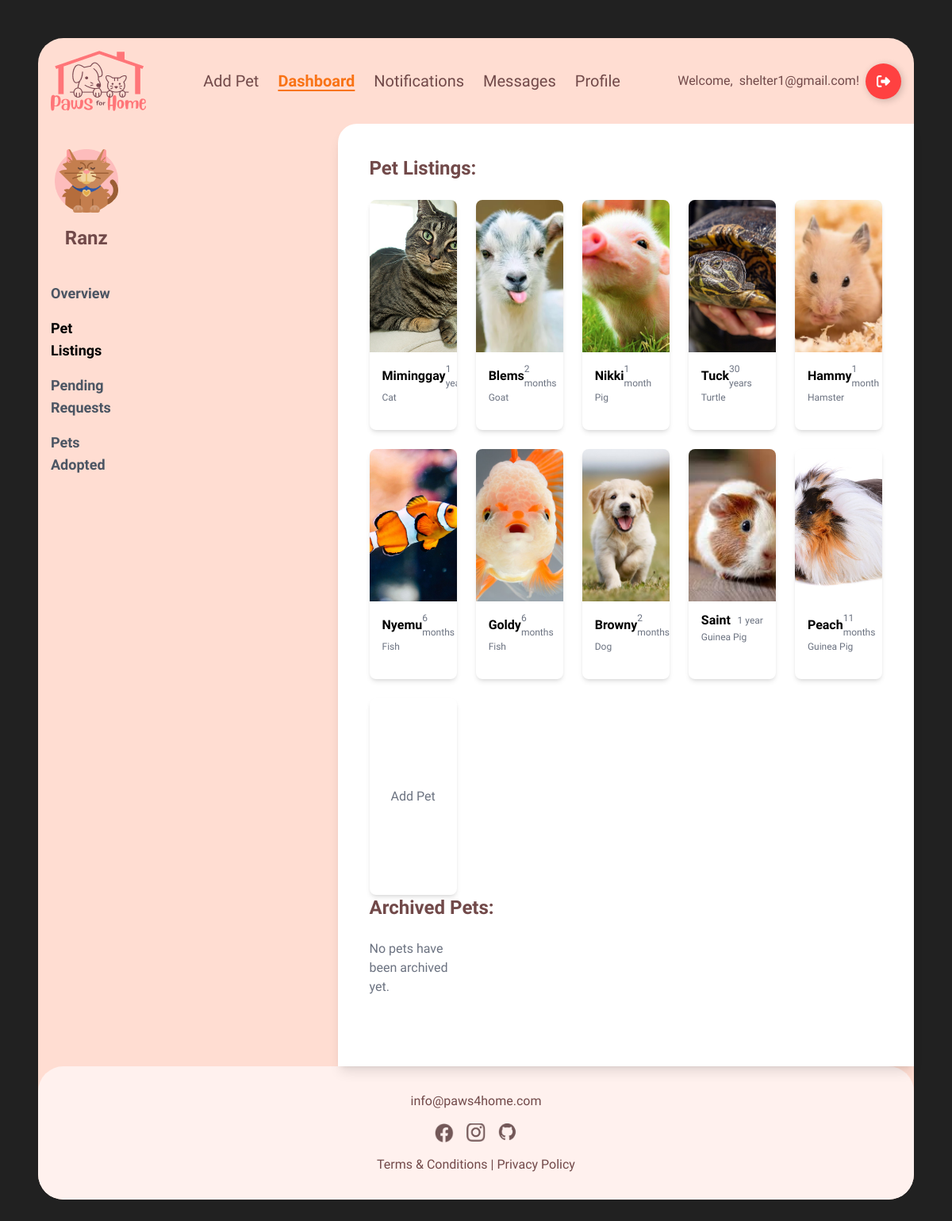
Page /pet_listings/ (signed in) on the earlier database version.
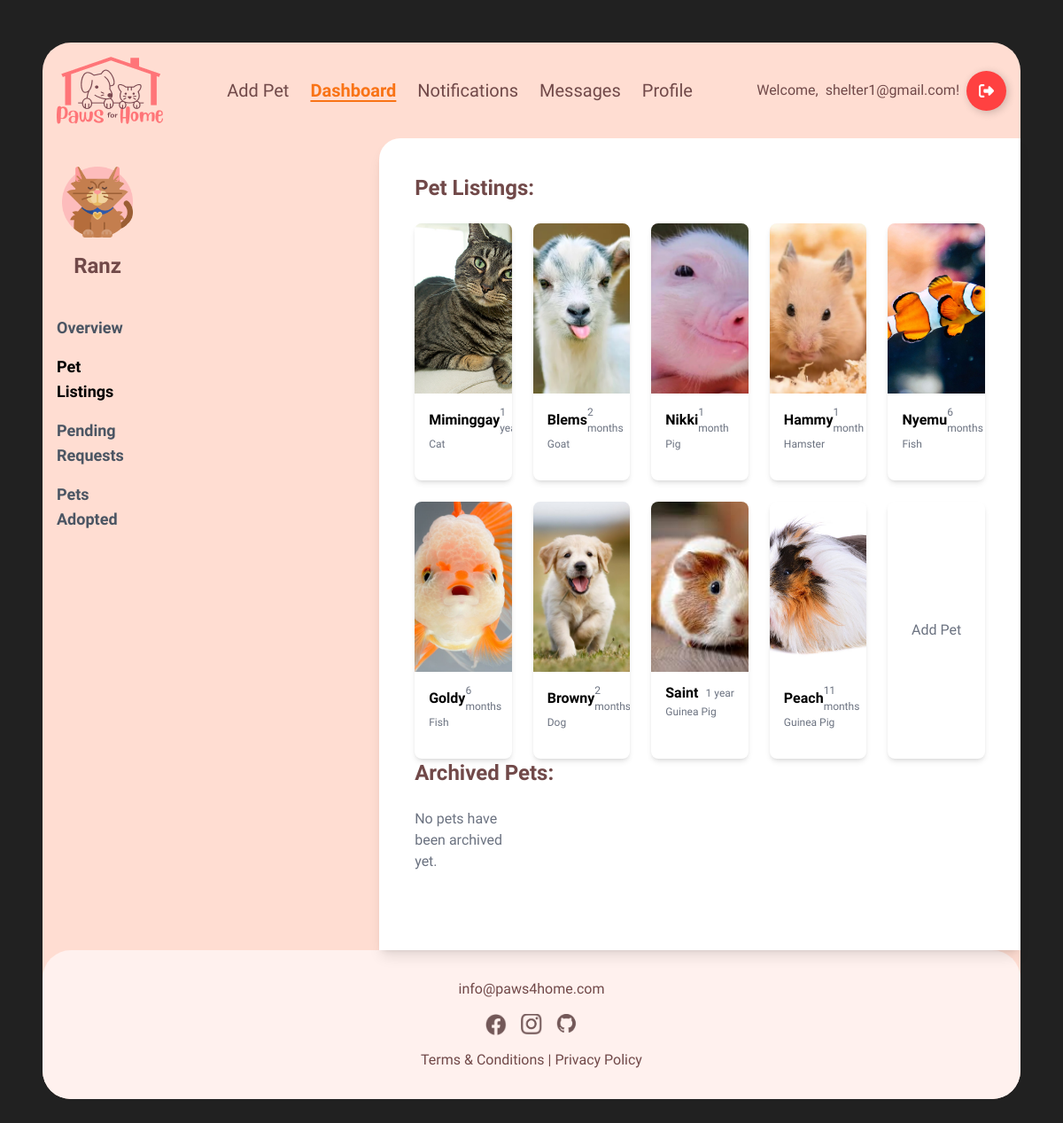
Same page on the later database version.
### main/models.py (models this page shows, shortened)
class Account(AbstractBaseUser, PermissionsMixin):
    account_type = models.CharField(max_length=10)
    first_name = models.CharField(max_length=100, blank=True, null=True)
    last_name = models.CharField(max_length=100, blank=True, null=True)
    birth_date = models.DateField(blank=True, null=True)
    phone_number = models.IntegerField(blank=True, null=True)
    email = models.EmailField(max_length=100, unique=True)
    password = models.TextField()
    address = models.TextField(blank=True, null=True)
    image = models.ImageField(upload_to='main/', default='main/shelterlogo.png')
    last_login = models.DateTimeField(blank=True, null=True)
    is_active = models.BooleanField(default=True)
    is_staff = models.BooleanField(default=False)
    objects = AccountManager()
    USERNAME_FIELD = 'email'
    REQUIRED_FIELDS = []

### pets/models.py (models this page shows, shortened)
class Pet(models.Model):
    STATUS_CHOICES = [
        (1, 'Available'),
        (2, 'Adopted'),
    ]
    TYPE_CHOICES = [
    ('Dog', 'Dog'),
    ('Cat', 'Cat'),
    ('Bird', 'Bird'),
    ('Fish', 'Fish'),
    ('Rabbit', 'Rabbit'),
    ('Hamster', 'Hamster'),
    ('Guinea Pig', 'Guinea Pig'),
    ('Frog', 'Frog'),
    ('Ferret', 'Ferret'),
    ('Chinchilla', 'Chinchilla'),
    ('Hedgehog', 'Hedgehog'),
    ('Mouse', 'Mouse'),
    ('Rat', 'Rat'),
    ('Turtle', 'Turtle'),
    ('Snake', 'Snake'),
    ('Lizard', 'Lizard'),
    ('Parrot', 'Parrot'),
    ('Canary', 'Canary'),
    ('Budgerigar', 'Budgerigar'),
    ('Cockatoo', 'Cockatoo'),
    ('Macaw', 'Macaw'),
    ('Lovebird', 'Lovebird'),
    ('Quail', 'Quail'),
    ('Duck', 'Duck'),
    ('Chicken', 'Chicken'),
    ('Goat', 'Goat'),
    ('Pig', 'Pig'),
    ('Spider', 'Spider'),
    ('Tarantula', 'Tarantula'),
    ('Other', 'Other'),
    ]
    name = models.CharField(max_length=100)
    image = models.ImageField(upload_to='pets/', default='pets/default_pet.jpg')
    type = models.CharField(choices=TYPE_CHOICES, max_length=20, default='other')
    age_years = models.IntegerField(default=0)
    age_months = models.IntegerField(default=0)
    description = models.TextField(blank=True,null=True)
    location = models.TextField(blank=True,null=True, default='N/A')
    breed = models.CharField(max_length=50, blank=True, null=True)
    adoption_fee = models.IntegerField(default=0, blank=True)
    status = models.IntegerField(choices=STATUS_CHOICES, default=1)
    created_at = models.DateTimeField(auto_now_add=True)
    owner = models.ForeignKey(settings.AUTH_USER_MODEL, on_delete=models.CASCADE, null=True)
    is_deleted = models.BooleanField(default=False)

### main/decorators.py (the view)
    def _wrapped_view(request, *args, **kwargs):
        if request.user.account_type != 'shelter':
            return render(request, '403.html', {}, status=403)
        return view_func(request, *args, **kwargs)

### pets/views.py (called while the page is built)
@login_required
@shelter_required
def my_pets(request):
    pets = Pet.objects.filter(owner=request.user,is_deleted=False)
    deleted_pets = Pet.objects.filter(owner=request.user,is_deleted=True)
    context = {
        'pets': pets,
        'deleted_pets': deleted_pets,
    }
    return render(request, 'shelterdashboard/pet_listings.html', context)

### main/templates/shelterdashboard/pet_listings.html (shortened to what this page needs)
{% extends "base.html" %}
{% block content %}
{% load static %}
<header>
    <nav class="flex items-center justify-between p-4 max-w-7xl mx-auto">
        <div class="flex items-center">
            <a href="{% url 'main:home' %}">
                <img src="{% static 'images/paws4homelogo.png' %}" alt="logo">
            </a>
        </div>
        <div class="flex items-center space-x-6">
            {% if request.user.account_type == 'user' %}
                <a href="{% url 'pets:list_pet' %}" class="text-xl font-medium relative group hover:text-orange-500">
                  Browse
                  <span class="absolute left-0 bottom-0 w-0 h-0.5 bg-orange-500 transition-all duration-300 group-hover:w-full"></span>
              </a>
                <a href="{% url 'main:user_dashboard' %}" class="text-xl font-medium relative group hover:text-orange-500">
                    Dashboard
                    <span class="absolute left-0 bottom-0 w-0 h-0.5 bg-orange-500 transition-all duration-300 group-hover:w-full"></span>
                </a>
            {% else %}
            <a href="{% url 'pets:add_pet' %}" class="text-xl font-medium relative group hover:text-orange-500">
              Add Pet
          </a>
            <span class="text-xl text-orange-500 font-semibold underline underline-offset-4">Dashboard</span>
            {% endif %}
            <a href="{% url 'main:notifications' %}" class="text-xl font-medium relative group hover:text-orange-500">
                Notifications
            </a>
            <a href="{% url 'main:conversations_list' %}" class="text-xl font-medium relative group hover:text-orange-500">
                Messages
            </a>
            <a href="{% url 'main:profile' %}" class="text-xl font-medium relative group hover:text-orange-500">
                Profile
            </a>
        </div>
            <div class="flex items-center space-x-4">
                {% if request.user.is_authenticated %}
                <div class="group flex items-center space-x-2">
                    <div class="opacity-100 transition-opacity duration-500 ease-in-out group-hover:opacity-0 ">
                        Welcome,
                    </div>
                    <div class="transition-font duration-500 ease-in-out group-hover:font-bold space-x-2">
                    {{ request.user.email }}!
                    </div>
                    <a href="{% url 'main:logout_account' %}">
                        <button class="BtnLogout">
                            <div class="sign">
                            </div>
                        </button>
                    </a>
                </div>
                {% endif %}
            </div>
    </nav>
</header>
  <div class="flex flex-grow">
    <aside class="bg-[#FFDDD2] w-64 py-8 px-4 flex flex-col ">
      <div class="flex items-center justify-center">
        <img src="{% static 'images/shelterlogo.png' %}" alt="Shelter Logo" class="h-20">
      </div>
      <h1 class="text-2xl font-bold text-center mt-4">{{ request.user.first_name }}</h1>
      <nav class="mt-10">
        <ul class="space-y-4">
          <li><a href="{% url 'main:shelterdashboard' %}" class="block text-lg text-gray-600 hover:text-[#F2968F] font-bold">Overview</a></li>
          <li><span class="block text-lg text-black font-bold">Pet Listings</span></li>
          <li><a href="{% url 'main:pending_requests' %}" class="block text-lg text-gray-600 hover:text-[#F2968F] font-bold">Pending Requests</a></li>
          <li><a href="{% url 'main:petsadopted' %}" class="block text-lg text-gray-600 hover:text-[#F2968F] font-bold">Pets Adopted</a></li>
        </ul>
      </nav>
    </aside>
    <main class="flex-grow bg-white ml-64 p-10 rounded-tl-3xl shadow-lg max-w-[90%] xl:max-w-[85%] mx-auto">
      <section class="mb-12">
        <h3 class="text-2xl font-bold mb-6">Pet Listings:</h3>
        <div class="grid grid-cols-5 gap-6">
          {% for pet in pets %}
          <div class="bg-white rounded-lg shadow-md overflow-hidden cursor-pointer relative"
     data-pet-id="{{ pet.id }}"
     onclick="showPetModal('{{ pet.id }}', '{{ pet.name }}', '{{ pet.created_at }}', '{{ pet.age_years }}', '{{ pet.age_months }}', '{{ pet.type }}', '{{ pet.description }}', '{{ pet.image.url }}')">
    <img src="{{ pet.image.url }}" alt="{{ pet.name }}" class="w-full h-48 object-cover">
    <div class="px-4 pt-3 pb-8">
        <div class="flex justify-between items-center">
            <h3 class="font-bold text-[16px] text-black">{{ pet.name }}</h3>
            <p class="text-gray-500 text-[12px]">
                {% if pet.age_years > 0 %}
                    {% if pet.age_years > 1 %}
                    {{ pet.age_years }} years
                    {% else %}
                    {{ pet.age_years }} year
                    {% endif %}
                {% else %}
                    {% if pet.age_months > 1 %}
                    {{ pet.age_months }} months
                    {% else %}
                    {{ pet.age_months }} month
                    {% endif %}
                {% endif %}
            </p>
        </div>
        <span class="text-gray-500 text-[12px] block mt-0">{{ pet.type }}</span>
    </div>
</div>
          {% empty %}
          <p class="text-gray-500">You have no pets listed for adoption.</p>
          {% endfor %}
          <a href="{% url 'pets:add_pet' %}" class="bg-white p-4 rounded-lg shadow-md flex items-center justify-center py-28">
            <span class="text-gray-500">Add Pet</span>
          </a>
        </div>
    <h3 class="text-2xl font-bold mb-6">Archived Pets:</h3>
    <div class="grid grid-cols-5 gap-6">
      {% for pet in deleted_pets %}
      <div class="bg-gray-200 rounded-lg shadow-md overflow-hidden cursor-pointer relative"
           onclick="showPetRestoreModal('{{ pet.id }}', '{{ pet.name }}', '{{ pet.created_at }}', '{{ pet.age_years }}', '{{ pet.age_months }}', '{{ pet.type }}', '{{ pet.description }}', '{{ pet.image.url }}', '{{ pet.restore_url }}')">
          <img src="{{ pet.image.url }}" alt="{{ pet.name }}" class="w-full h-48 object-cover opacity-50">
          <div class="px-4 pt-3 pb-8">
              <h3 class="font-bold text-[16px] text-gray-500">{{ pet.name }}</h3>
              <p class="text-gray-400 text-[12px]">Archived</p>
          </div>
      </div>
      {% empty %}
      <p class="text-gray-500">No pets have been archived yet.</p>
      {% endfor %}
  </div>
      </section>
    </main>
  </div>
{% endblock %}

### main/templates/base.html (shortened to what this page needs)
<!DOCTYPE html>
<html lang="en">
<head>
  <script src="https://cdn.tailwindcss.com"></script>
  {% load static %}
  <link rel="stylesheet" href="{% static 'css/landing_page.css' %}">
  <link rel="stylesheet" href="{% static 'css/loader.css' %}">
</head>
<body style="font-family: 'Lexend', sans-serif;" class="text-[#714949] overflow-y-auto">
  <div id="content" style="display: none;" class="bg-[#FFDDD2] rounded-[32px] p-t-2 m-12">
    {% block content %}{% endblock %}
    <footer class="bg-[#FFF1EE] py-8 rounded-[32px]">
        <div class="container mx-auto text-center">
            <p class="mb-4">info@paws4home.com</p>
            <div class="social-icons flex justify-center space-x-4 mb-4">
                <a href="#"><img src="{% static 'images/facebookpic.png' %}" alt="Facebook" class="w-6"></a>
                <a href="#"><img src="{% static 'images/instagrampic.png' %}" alt="Instagram" class="w-6"></a>
                <a href="#"><img src="{% static 'images/githubpic.png' %}" alt="GitHub" class="w-6"></a>
            </div>
            <p><a href="#" class="hover:text-orange-500">Terms & Conditions</a> | <a href="#" class="hover:text-orange-500">Privacy Policy</a></p>
        </div>
      </footer>
  </div>
</body>
</html>

### main/static/css/landing_page.css (style rules this page uses)
body { background-color: #212121; overflow-x: hidden; }

### main/static/css/loader.css (style rules this page uses)
#content { opacity: 0; transform: scale(0.8); filter: blur(3px); transition: opacity 0.5s ease-in-out, transform 0.5s ease-in-out, filter 0.5s ease-in-out; }
#content.fade-in { opacity: 1; transform: scale(1); filter: blur(0); }
.BtnLogout { display: flex; align-items: center; justify-content: flex-start; width: 45px; height: 45px; border: none; border-radius: 50%; cursor: pointer; position: relative; overflow: hidden; transition-duration: .3s; box-shadow: 2px 2px 10px rgba(0, 0, 0, 0.199); background-color: rgb(255, 65, 65); }
.sign { width: 100%; transition-duration: .3s; display: flex; align-items: center; justify-content: center; }
.sign svg { width: 17px; }

Differences in the rows shown:
removed Pet: image (picture), name "Tuck", age_years "30", type "Turtle"
changed Pet "Nikki": image: a different picture
